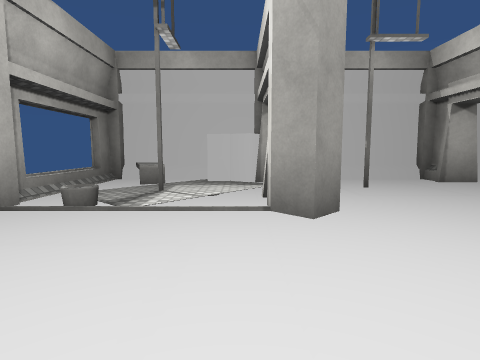
[1] (above)

24 first-person views from a walk through a scene from a Unity 3-D project. The camera is 1.4 m above the floor, tilts 6° down and sees 80° across. The floor is counted in squares, 2 m on a side. Each view is taken from the middle of a square. On the plan, view 1 faces up. The plan holds only what a view shows up to about 10 squares ahead; the rest is blank. The place goes on beyond the plan. Surface patterns are stand-ins for the level's own textures.

[2]
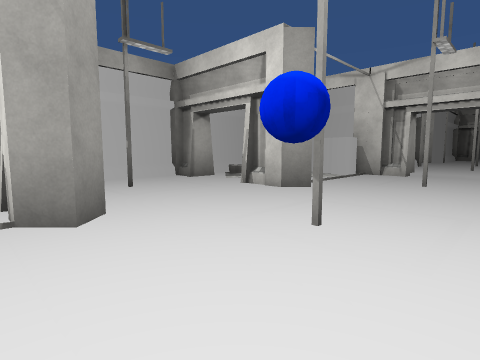

[3]
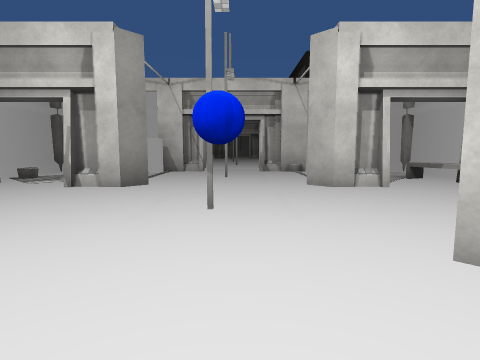

[4]
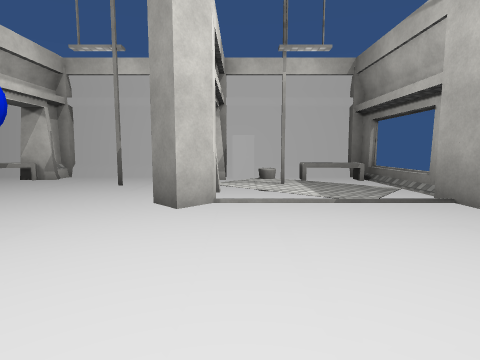

[5]
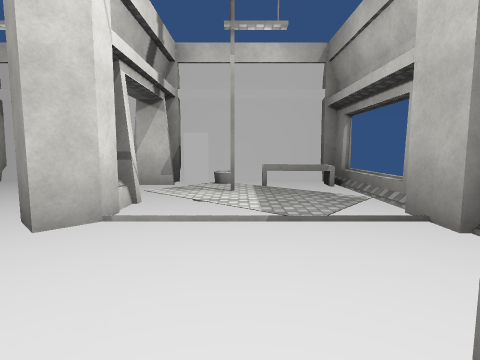

[6]
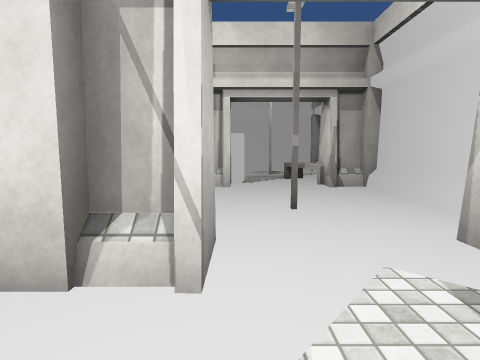

[7]
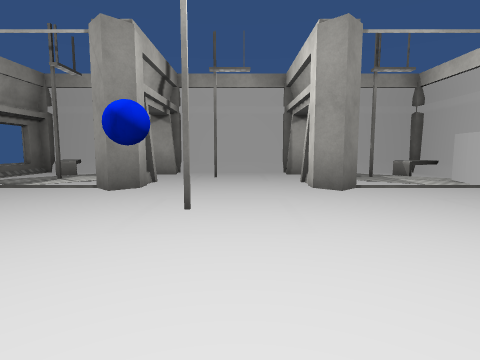

[8]
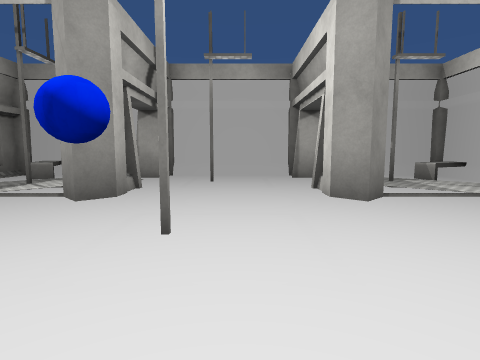

[9]
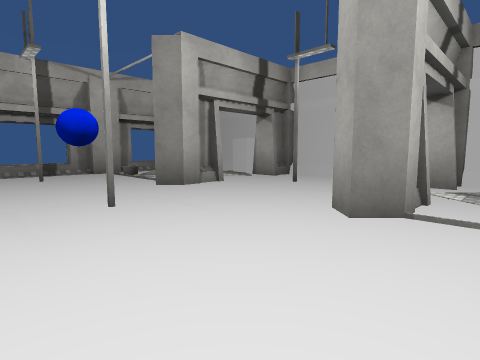

[10]
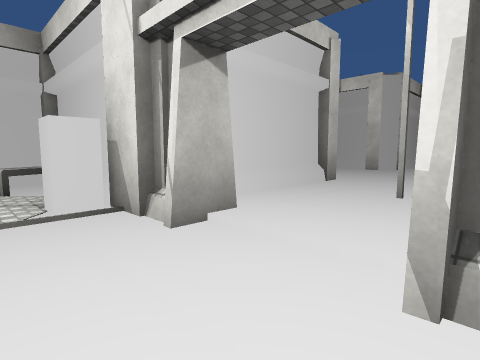

[11]
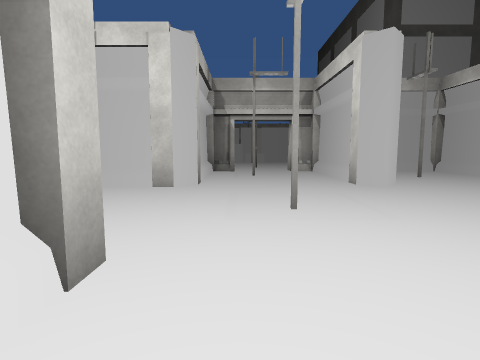

[12]
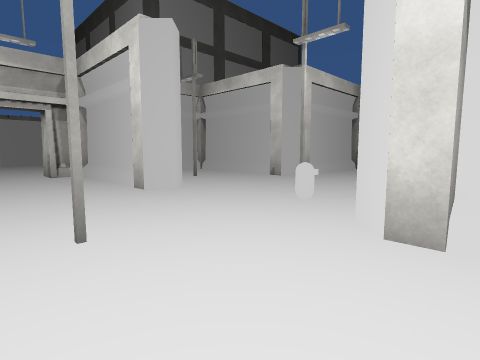

[13]
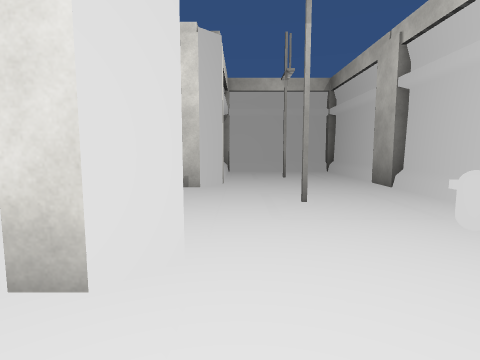

[14]
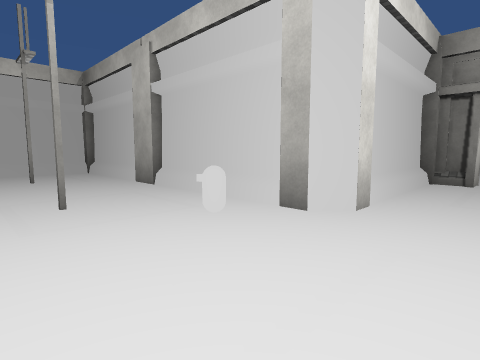

[15]
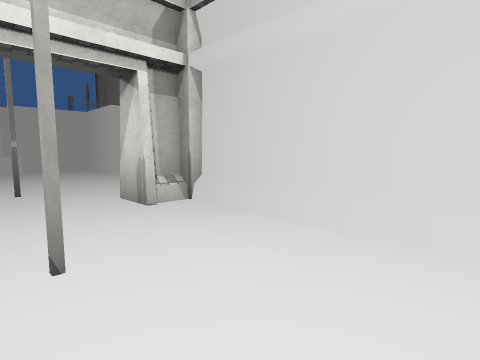

[16]
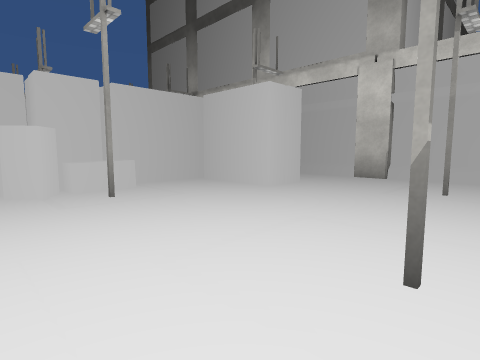

[17]
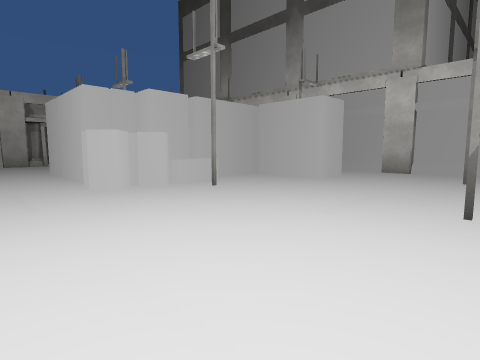

[18]
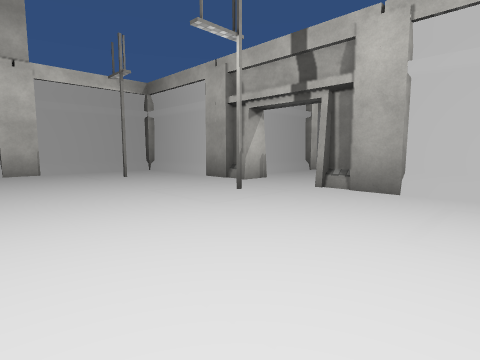

[19]
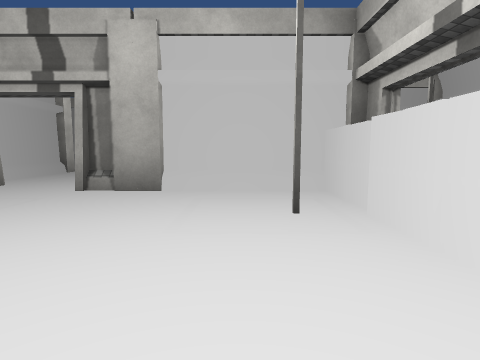

[20]
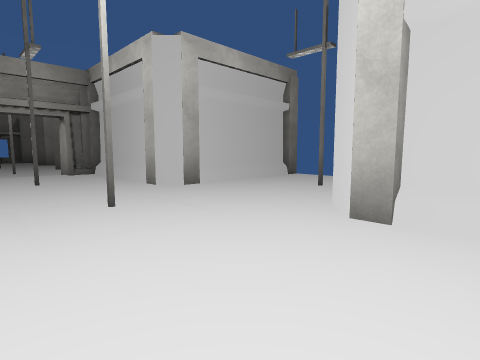

[21]
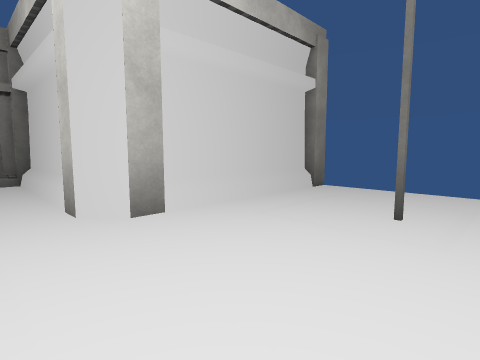

[22]
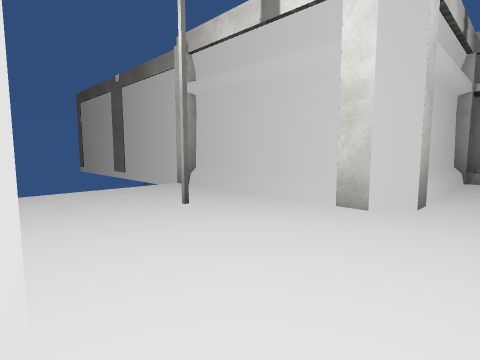

[23]
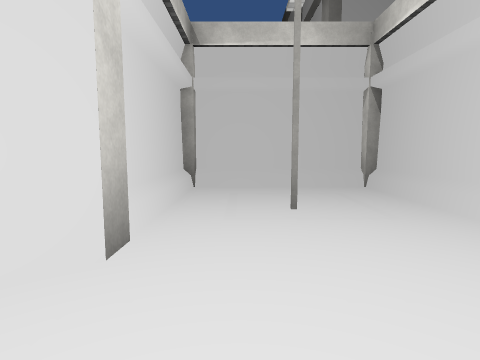

[24]
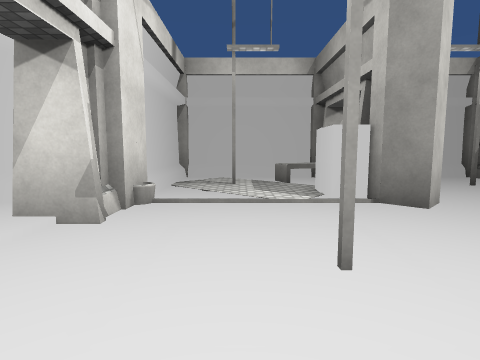

### Floor plan
Key: @ floor where view 1 was taken; # wall or solid block; . main floor; - floor 0.25 m lower than the main floor; / step, stairs or slope; O other object.
Columns run from 3 left of view 1 to 34 right of it. Each row starts with its distance up from view 1.
 12                     O
 11                     O
 10                     #
  9                     #
  8
  7 ###OO##OO####   O..O    OOOO
  6 #O-OO-----OO#   #...#   #.O.
  5 ##---#---#--#   #.#.#   #......
  4 OO--O---O--OO   O...O    .............
  3 O---O---O--OO##OO...O##OO.....OOOOO...
  2 /-----------/.................OO
  1 /#---O---#--/.#..#.......#....OO
  0 O--@----O---#.......O...O......O
 -1 O--OOO-OOO-OO##OOO..O##OO......O
 -2 /-------O---#   #.......#.#..OOO
 -3 /----#---O--#   #.#..#..#.....
 -4 #OOOO---O---O   O....... ...O..
 -5 ###OO###O##O    O...O##OO## O##
 -6                 #.#.#
 -7                 #...#
 -8                 O...#
 -9                  ####

Where each view was taken, in squares from view 1:
view 1: 0 up, 0 right, facing up
view 2: 0 up, 0 right, facing up-right
view 3: 1 up, 1 left, facing right
view 4: 3 up, 0 right, facing down
view 5: 2 up, 1 left, facing down
view 6: 2 down, 1 left, facing right
view 7: 2 down, 3 right, facing up
view 8: 1 down, 3 right, facing up
view 9: 0 up, 6 right, facing up-left
view 10: 0 up, 7 right, facing up-right
view 11: 2 up, 11 right, facing right
view 12: 2 up, 12 right, facing down-right
view 13: 1 up, 16 right, facing down
view 14: 1 up, 16 right, facing down-left
view 15: 2 up, 17 right, facing down-right
view 16: 3 up, 22 right, facing down-right
view 17: 5 up, 22 right, facing down-right
view 18: 5 up, 26 right, facing down-left
view 19: 5 up, 26 right, facing left
view 20: 0 up, 18 right, facing up-left
view 21: 2 up, 16 right, facing up-left
view 22: 2 up, 13 right, facing up-right
view 23: 2 down, 15 right, facing right
view 24: 3 up, 7 right, facing down
